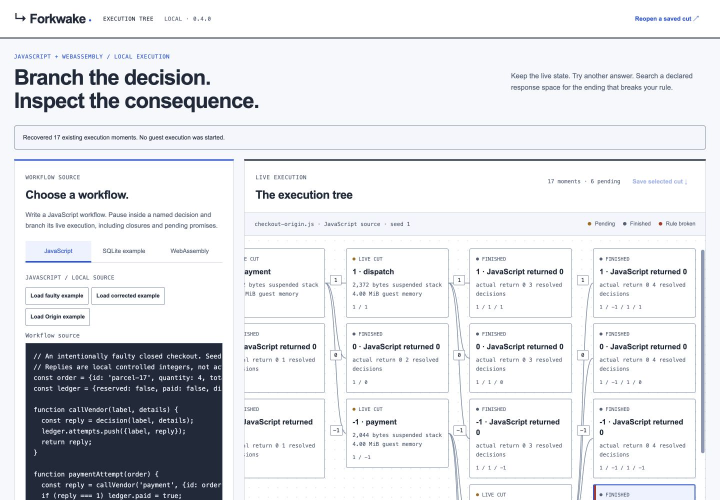
#> input picture docs/demos/frames/tree.jpg, 1440 x 1000 px (shown at 1/2 size); its folder holds 3 pictures in this run
$ python build-presentation.py
#> lines starting #> are read from the running program, lines starting #| are printed output that depends on the picture
"""Compose a held-frame walkthrough from actual browser captures.

Requires Pillow only for this optional asset build, never to run Forkwake.
Recapture instructions and exact source/input identities: docs/demos/README.md.
No nodes, source, result values or interface text are drawn by this script.
"""
from pathlib import Path
from PIL import Image, ImageDraw, ImageFont

ROOT = Path(__file__).resolve().parents[1]
frames = ROOT / 'docs/demos/frames'
titles = [('tree', 'Explore a real response tree'),
          ('origin', 'Inspect recorded callers at dispatch'),
          ('outcome', 'Read the actual unpaid-dispatch output')]
font_path = Path('/System/Library/Fonts/Supplemental/Arial.ttf')
font = ImageFont.truetype(str(font_path), 22) if font_path.exists() else ImageFont.load_default(size=22)
images = []
for name, title in titles:
    screenshot = Image.open(frames / f'{name}.jpg').convert('RGB')
#> screenshot is the input picture: PIL image 1440x1000 RGB; mean R, G, B 225.2, 226.7, 230.2
    screenshot.thumbnail((1152, 800), Image.Resampling.LANCZOS)
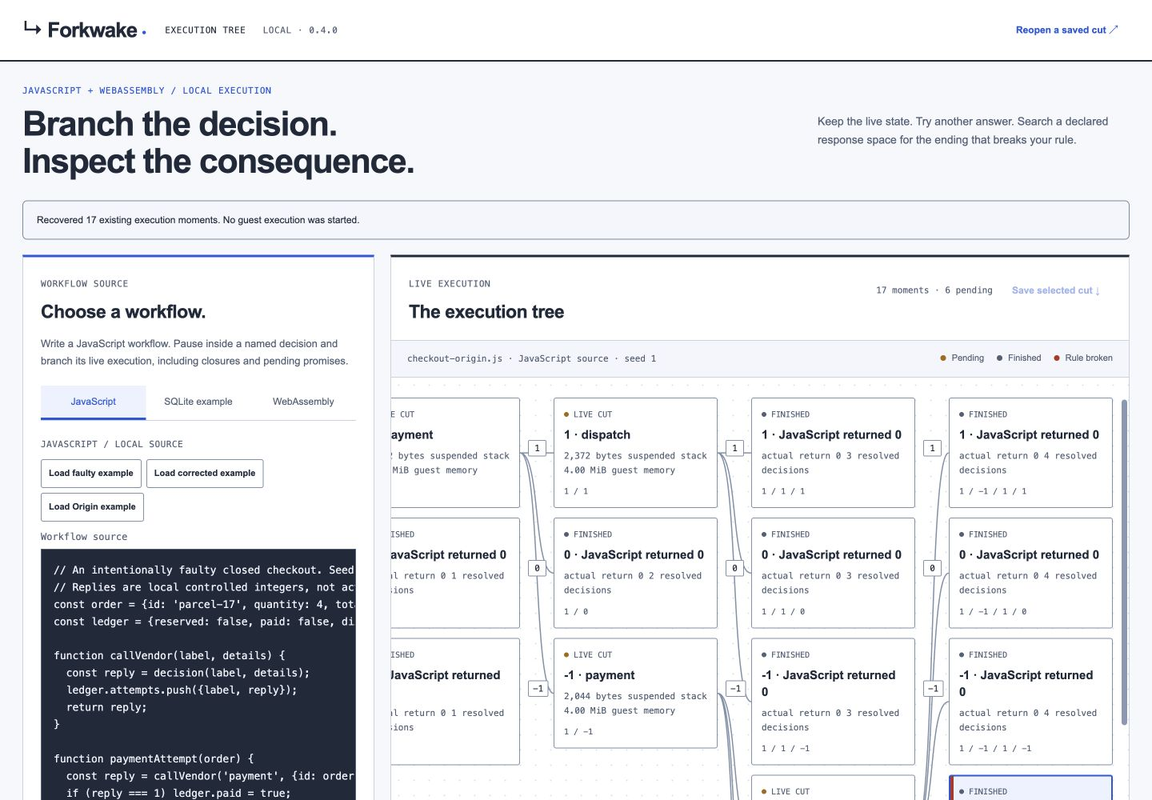
#> screenshot: PIL image 1152x800 RGB; mean R, G, B 225, 226.4, 229.9
    frame = Image.new('RGB', (1152, 856), '#ffffff')
#> frame: PIL image 1152x856 RGB; every value is 255
    draw = ImageDraw.Draw(frame)
    draw.rectangle((0, 0, 1152, 55), fill='#202a3b')
    draw.text((20, 15), title, font=font, fill='white')
    frame.paste(screenshot, ((1152-screenshot.width)//2, 56))
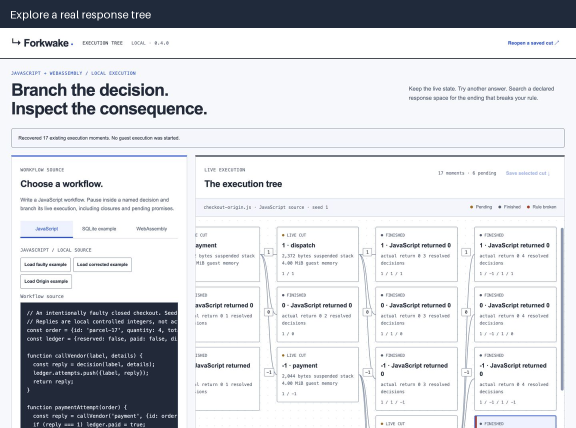
#> frame: PIL image 1152x856 RGB (shown at 1/2 size); mean R, G, B 212.6, 214.6, 218.9
    images.append(frame)
#> pass 2 of the loop `for name, title in titles:`:
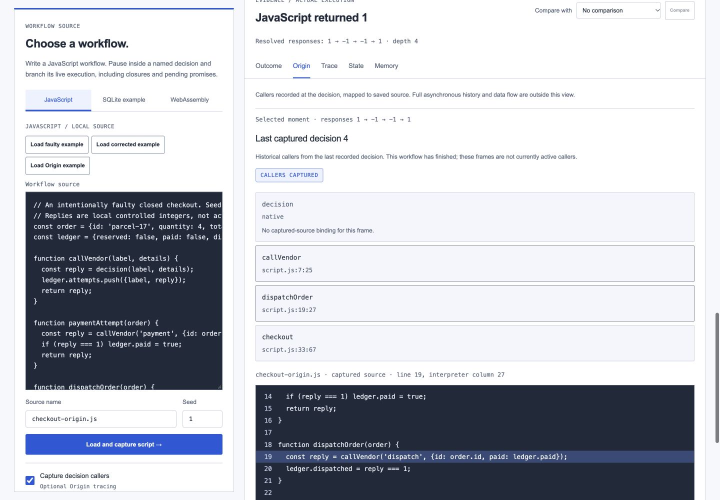
#> input picture docs/demos/frames/origin.jpg, 1440 x 1000 px (shown at 1/2 size)
#> screenshot is the input picture: PIL image 1440x1000 RGB; mean R, G, B 193.7, 196.4, 203.8
#> `screenshot.thumbnail((1152, 800), Image.Resampling.LANCZOS)`:
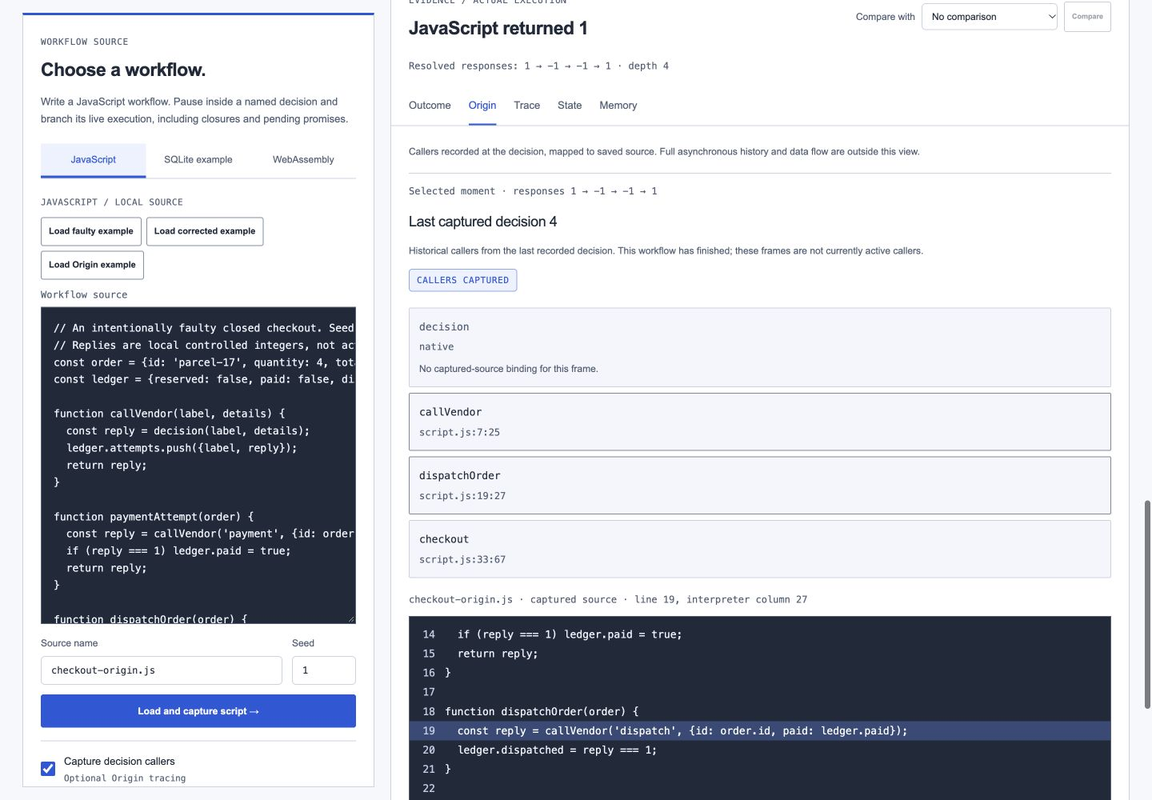
#> screenshot: PIL image 1152x800 RGB; mean R, G, B 193.6, 196.2, 203.5
#> `frame.paste(screenshot, ((1152-screenshot.width)//2, 56))`:
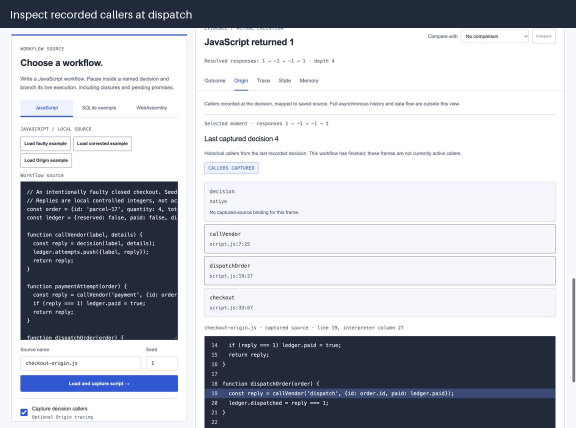
#> frame: PIL image 1152x856 RGB (shown at 1/2 size); mean R, G, B 183.4, 186.5, 194.4
#> pass 3 of the loop `for name, title in titles:`:
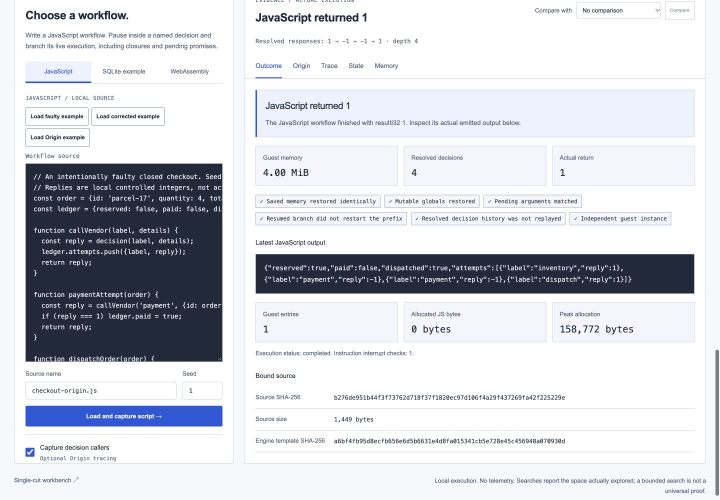
#> input picture docs/demos/frames/outcome.jpg, 1440 x 1000 px (shown at 1/2 size)
#> screenshot is the input picture: PIL image 1440x1000 RGB; mean R, G, B 212, 214.2, 220.3
#> `screenshot.thumbnail((1152, 800), Image.Resampling.LANCZOS)`:
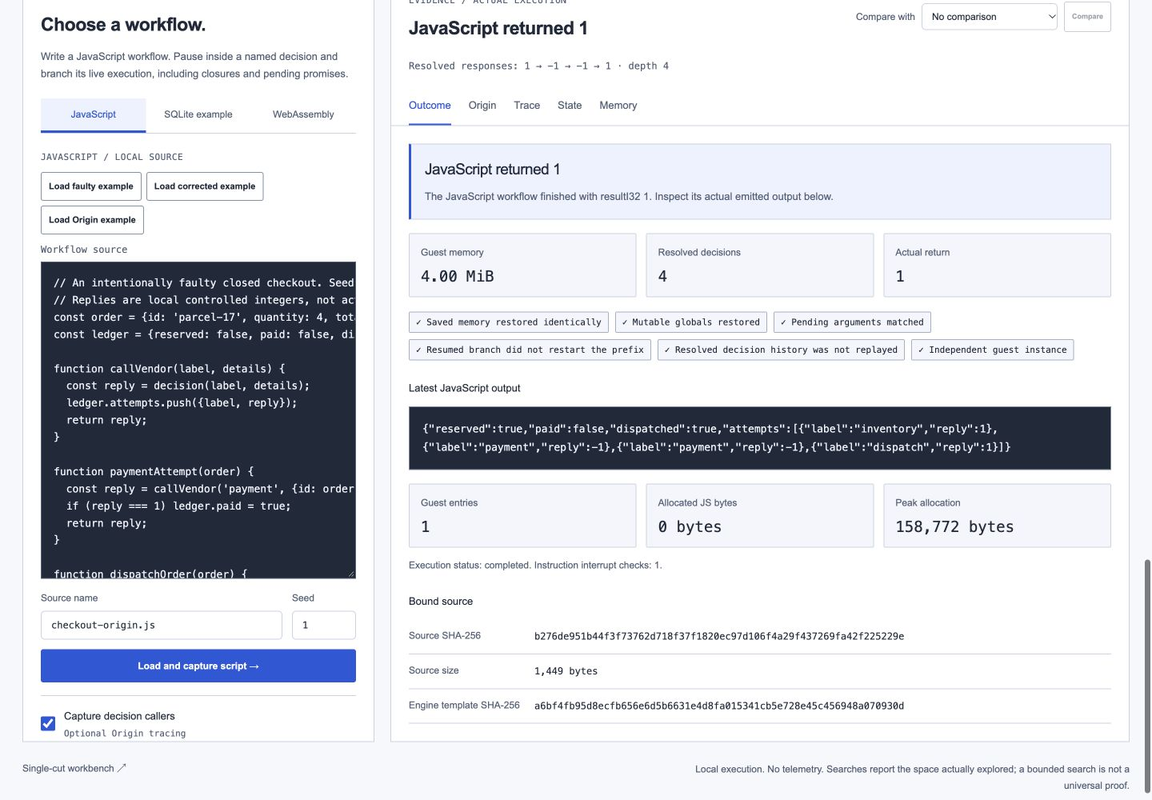
#> screenshot: PIL image 1152x800 RGB; mean R, G, B 211.9, 214.1, 220
#> `frame.paste(screenshot, ((1152-screenshot.width)//2, 56))`:
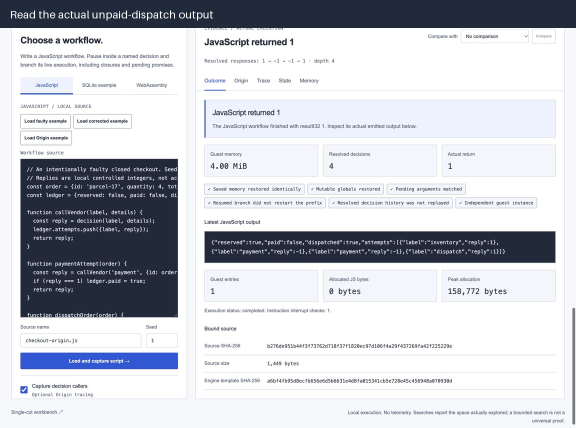
#> frame: PIL image 1152x856 RGB (shown at 1/2 size); mean R, G, B 200.6, 203.2, 209.9
images[0].save(ROOT/'docs/futures-walkthrough.gif', save_all=True,
    append_images=images[1:], duration=[4000,5000,5000], loop=0,
    optimize=False, disposal=2)
print('Built docs/futures-walkthrough.gif from three unretouched interface frames.')
